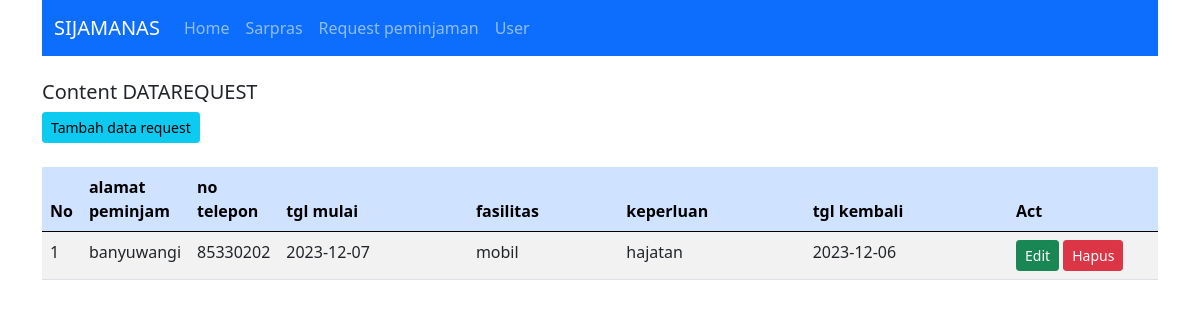
Screenshot of /index.php?target=Datarequest with the database file from the repository.
### tables this page shows
CREATE TABLE `request` (
  `alamat_peminjam` varchar(50) NOT NULL,
  `no_telepon` int(20) NOT NULL,
  `tgl_mulai` date NOT NULL,
  `fasilitas` varchar(50) NOT NULL,
  `keperluan` varchar(50) NOT NULL,
  `tgl_kembali` date NOT NULL
);

### autoload.php (called while the page is built, shortened)
<?php
function autoload($class)
{
    $file = $class . ".php";
}

### Master/Menu.php (called while the page is built, shortened)
<?php
class Menu
{
    public function topMenu()
    {
        $base = "http://localhost/uts_oop/index.php?target=";
        $data = [
            array('text' => 'Home', 'link' => $base . 'home'),
            array('text' => 'Sarpras', 'link' => $base . 'data_sarpras'),
            array('text' => 'Request peminjaman', 'link' => $base . 'Datarequest'),
            array('text' => 'User', 'link' => $base . 'User')
        ];
        return $data;
    }
}

### Config/Query_builder.php (called while the page is built, shortened)
<?php
class Query_builder implements Query
{
    private $v_db, $v_table, $v_select, $v_join, $v_where, $v_order_by, $v_query,
        $v_insert, $v_update, $v_delete;
    public function __construct($dataKoneksi)
    {
        $this->v_db = new \mysqli($dataKoneksi['host'], $dataKoneksi['user'], $dataKoneksi['password'], $dataKoneksi['dbname']);
    }
    public function table($table)
    {
        $this->v_table = $table;
        return $this;
    }
    public function get()
    {
        $this->v_query = "SELECT ";
        if (!empty($this->v_select)) {
            $this->v_query .= $this->v_select . " ";
        } else {
            $this->v_query .= " * ";
        }
        $this->v_query .= " FROM " . $this->v_table . " ";
        return $this;
    }
    public function resultArray()
    {
        $data = $this->v_db->query($this->v_query);
        while ($row = $data->fetch_array()) {
            $rows[] = $row;
        }
        return $rows;
    }
}

### Master/Datarequest.php (the view, shortened to what this page needs)
<?php
class Datarequest {
    private $db;
    public function __construct($con)
    {
        $this->db = new Query_builder($con);
    }
    public function index (){
        $data = $this->db->table('request')->get()->resultArray();
        $res = ' <a href="?target=Datarequest&act=tambah_Datarequest" class="btn btn-info btn-sm">Tambah data request</a>
    <br><br>
    <div class="table-responsive">
        <table class="table table-striped">
            <thead class="table-primary">
                <tr>
                    <th>No</th>
                    <th>alamat peminjam</th>
                    <th>no telepon</th>
                    <th>tgl mulai</th>
                    <th>fasilitas</th>
                    <th>keperluan</th>
                    <th>tgl kembali</th>
                    <th>Act</th>
                </tr>
            </thead>
            <tbody>';
            $no = 1;
            foreach ($data as $r) {
                $res .= '<tr>
                        <td width="10">' . $no . '</td>
                        <td width="100">' . $r['alamat_peminjam'] . '</td>
                        <td width="50">' . $r['no_telepon'] . '</td>
                        <td>' . $r['tgl_mulai'] . '</td>
                        <td>' . $r['fasilitas'] . '</td>
                        <td>' . $r['keperluan'] . '</td>
                        <td>' . $r['tgl_kembali'] . '</td>
                        <td width="150">
                            <a href="?target=Datarequest&act=edit_Datarequest&id=' . $r['alamat_peminjam'] . '" class="btn btn-success btn-sm">
                                Edit
                            </a>
                            <a href="?target=Datarequest&act=delete_Datarequest&id=' . $r['alamat_peminjam'] . '" class="btn btn-danger btn-sm">
                                Hapus
                            </a>
                        </td>
                    </tr>';
                $no++;
            }
            $res .= '</tbody></table></div>';
            return $res;
    }
}

### index.php (shortened to what this page needs)
<?php
include('autoload.php');
include('Config/Database.php');
$menu = new Menu();
$Datarequest = new Datarequest($dataKoneksi);
$target = @$_GET['target'];
$act = @$_GET['act']
?>
<!DOCTYPE html>
<html lang="en">
<head>
    <link rel="stylesheet" href="assets/bootstrap/css/bootstrap.css">
</head>
<body>
    <div class="container">
        <nav class="navbar navbar-expand-lg navbar-dark bg-primary">
            <div class="container-fluid">
                <a href="#" class="navbar-brand">SIJAMANAS</a>
                <div class="collapse navbar-collapse" id="MyMenu">
                    <ul class="navbar-nav me-auto mb-2 mb-lg-0">
                        <?php
                        foreach ($menu->topMenu() as $r) {
                        ?>
                            <li class="nav-item">
                                <a href="<?php echo $r['link']; ?>" class="nav-link">
                                    <?php echo $r['text']; ?>
                                </a>
                            </li>
                        <?php
                        }
                        ?>
                    </ul>
                </div>
            </div>
        </nav>
        <br>
        <div class="content">
            <h5>Content <?php echo strtoupper($target); ?></h5>
            <?php
            if (!isset($target) or $target == "home") {
                echo "Hai, Selamat Datang di Beranda";
            }
            elseif ($target == "Datarequest") {
                if ($act == "tambah_Datarequest") {
                    echo $Datarequest->tambah();
                } elseif ($act == "edit_Datarequest") {
                    $id = $_GET['id'];
                    echo $Datarequest->edit($id);
                }else {
                    echo $Datarequest->index();
                }
            } else {
                echo "Page 404 Not found";
            }
            ?>
        </div>
    </div>
</body>
</html>

### rows the page displays
request: alamat_peminjam "banyuwangi", no_telepon "85330202", tgl_mulai "2023-12-07", fasilitas "mobil", keperluan "hajatan", tgl_kembali "2023-12-06"

### other values shown
$r['text'] "Home"
$r['text'] "Sarpras"
$r['text'] "Request peminjaman"
$r['text'] "User"
$target "DATAREQUEST"
